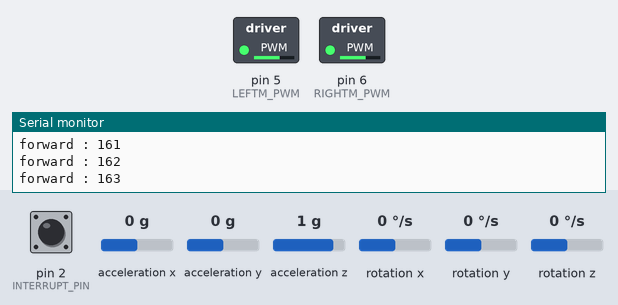
Recording of a sketch running on a simulated Arduino Uno, built with avr-gcc and run on an emulated ATmega328P. Parts: switched loads named in the sketch (green lamp = pin HIGH), the last lines printed to the serial monitor. Inputs (shaded band) come from the test bench; at power-on: acceleration y 0 g, pin 2 (INTERRUPT_PIN) LOW, acceleration x 0 g, acceleration z 1 g, rotation x 0 °/s, rotation y 0 °/s, rotation z 0 °/s. The sensor or clock chip raises its interrupt line as the real part does.

Above: at 11.7 s.
11.8 s: acceleration y set to 0.8 g
At 12.5 s:
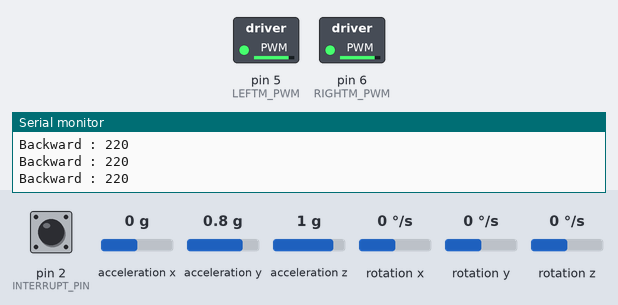
13.5 s: acceleration y set to 0 g
At 14.56 s:
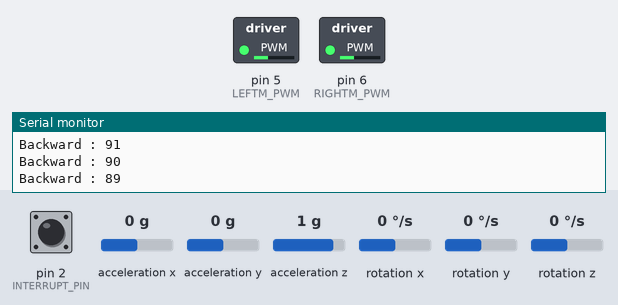
16.5 s: pin 2 (INTERRUPT_PIN) pulled HIGH for 0.15 s
Timing chart, 0 to 19.5 s (numbered marks = the images above; inputs shaded):
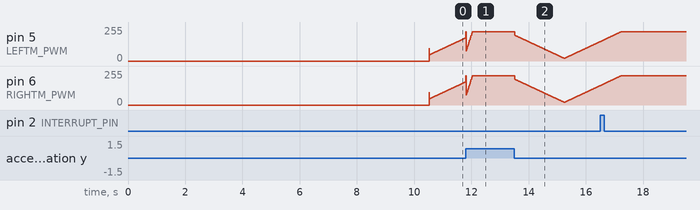

The sketch:

Firmware.ino
```cpp
#include "I2Cdev.h"
#include "MPU6050_6Axis_MotionApps20.h"

//-------------Motor controller pins--------------//
#define STBY A0
#define RIGHTM_DIRECT1 9
#define RIGHTM_DIRECT2 10
#define RIGHTM_PWM 6

#define LEFTM_DIRECT1 3
#define LEFTM_DIRECT2 4
#define LEFTM_PWM 5

#define MAX_SPEED 200

#if I2CDEV_IMPLEMENTATION == I2CDEV_ARDUINO_WIRE
    #include "Wire.h"
#endif

#define INTERRUPT_PIN 2  // interrupt pin for IMU

bool dmpReady = false;  // set true if DMP init was successful
uint8_t mpuIntStatus;   // holds actual interrupt status byte from MPU
uint8_t devStatus;      // return status after each device operation (0 = success, !0 = error)
uint16_t packetSize;    // expected DMP packet size (default is 42 bytes)
uint16_t fifoCount;     // count of all bytes currently in FIFO
uint8_t fifoBuffer[64]; // FIFO storage buffer

// orientation/motion vars
Quaternion q;           // [w, x, y, z]         quaternion container
VectorInt16 aa;         // [x, y, z]            accel sensor measurements
VectorInt16 aaReal;     // [x, y, z]            gravity-free accel sensor measurements
VectorInt16 aaWorld;    // [x, y, z]            world-frame accel sensor measurements
VectorFloat gravity;    // [x, y, z]            gravity vector
float euler[3];         // [psi, theta, phi]    Euler angle container
float ypr[3];           // [yaw, pitch, roll]   yaw/pitch/roll container and gravity vector from MPU6050
float ypr_angles[3];    // [yaw, pitch, roll]   pitch/roll 0-360 angles from MPU6050 and yaw from HMC5883L

// packet structure for InvenSense teapot demo
uint8_t teapotPacket[14] = { '$', 0x02, 0,0, 0,0, 0,0, 0,0, 0x00, 0x00, '\r', '\n' };
volatile bool mpuInterrupt = false;     // indicates whether MPU interrupt pin has gone high
void dmpDataReady() {
    mpuInterrupt = true;
}

//pid constants and limits
float pid_p_gain = 5.0;               //Gain setting for the pitch P-controller
float pid_i_gain = 0.2;               //Gain setting for the pitch I-controller
float pid_d_gain = 10.0;               //Gain setting for the pitch D-controller
int pid_max = 200;                    //Maximum output of the PID-controller (+/-)

//ypr errors
float pitch_correction, roll_correction;
float current_pitch_error, current_roll_error;
float previous_pitch_error, previous_roll_error;
float pid_i_error_pitch_total, pid_i_error_roll_total;

//
byte base_speed = 20, motor_speed;
float pitch_set_point, roll_set_point = 5;
bool start = false;

MPU6050 mpu;

void setup() {
  Serial.begin(115200);

  mpu6050_init();
  wait_for_stable_sensor_data();
}

void loop() {
  ypr_read();

  if(start == false && (ypr_angles[2]<1.0 && ypr_angles[2]>-1.0)){
    start = true;
  }

  if(start==true){
    pid_calculation();

    if(roll_correction > MAX_SPEED)  roll_correction = MAX_SPEED;
    if(roll_correction < -MAX_SPEED)  roll_correction = -MAX_SPEED;

    if(roll_correction >= 0){
      motor_speed = (byte)roll_correction + base_speed;
      left_forward(motor_speed);
      right_forward(motor_speed);
    }
    if(roll_correction < 0){
      motor_speed = (byte)roll_correction*(-1) + base_speed;
      left_backward(motor_speed);
      right_backward(motor_speed);
    }
  }
}


void wait_for_stable_sensor_data(){
  int start;
  for(start = 0; start < 1000; start++){
    ypr_read();
  }
  Serial.println("calib");
}

void pid_calculation(){
  //roll error calculation
  current_roll_error = roll_set_point - ypr_angles[2];
  pid_i_error_roll_total += current_roll_error * pid_i_gain;
  if(pid_i_error_roll_total > pid_max){
    pid_i_error_roll_total = pid_max;
  }else if(pid_i_error_roll_total < pid_max*(-1)){
    pid_i_error_roll_total = pid_max*(-1);
  }

  roll_correction = pid_i_error_roll_total + current_roll_error * pid_p_gain + pid_d_gain * (current_roll_error - previous_roll_error);
  if(roll_correction > pid_max){
    roll_correction = pid_max;
  }else if(roll_correction < pid_max*(-1)){
    roll_correction = pid_max*(-1);
  }

  previous_roll_error = current_roll_error;
}
```

MPU6050.ino
```cpp
void mpu6050_init(){
  // join I2C bus (I2Cdev library doesn't do this automatically)
    #if I2CDEV_IMPLEMENTATION == I2CDEV_ARDUINO_WIRE
        Wire.begin();
        Wire.setClock(400000); // 400kHz I2C clock. Comment this line if having compilation difficulties
    #elif I2CDEV_IMPLEMENTATION == I2CDEV_BUILTIN_FASTWIRE
        Fastwire::setup(400, true);
    #endif

    while (!Serial); // wait for Leonardo enumeration, others continue immediately

    // initialize device
    Serial.println(F("Initializing I2C devices..."));
    mpu.initialize();
    pinMode(INTERRUPT_PIN, INPUT);

    // verify connection
    Serial.println(F("Testing device connections..."));
    Serial.println(mpu.testConnection() ? F("MPU6050 connection successful") : F("MPU6050 connection failed"));

    // load and configure the DMP
    Serial.println(F("Initializing DMP..."));
    devStatus = mpu.dmpInitialize();

    //Your offsets:  -806  -931  1205  118 -41 -45
    //Data is printed as: acelX acelY acelZ giroX giroY giroZ

    // supply your own gyro offsets here, scaled for min sensitivity
    mpu.setXGyroOffset(57);
    mpu.setYGyroOffset(40);
    mpu.setZGyroOffset(22);
    mpu.setXAccelOffset(-685);
    mpu.setYAccelOffset(1618);
    mpu.setZAccelOffset(1414); // 1688 factory default for my test chip

    // make sure it worked (returns 0 if so)
    if (devStatus == 0) {
        // turn on the DMP, now that it's ready
        Serial.println(F("Enabling DMP..."));
        mpu.setDMPEnabled(true);

        // enable Arduino interrupt detection
        Serial.println(F("Enabling interrupt detection (Arduino external interrupt 0)..."));
        attachInterrupt(digitalPinToInterrupt(INTERRUPT_PIN), dmpDataReady, RISING);
        mpuIntStatus = mpu.getIntStatus();

        // set our DMP Ready flag so the main loop() function knows it's okay to use it
        Serial.println(F("DMP ready! Waiting for first interrupt..."));
        dmpReady = true;

        // get expected DMP packet size for later comparison
        packetSize = mpu.dmpGetFIFOPacketSize();
    } else {
        // ERROR!
        // 1 = initial memory load failed
        // 2 = DMP configuration updates failed
        // (if it's going to break, usually the code will be 1)
        Serial.print(F("DMP Initialization failed (code "));
        Serial.print(devStatus);
        Serial.println(F(")"));
    }
}


void ypr_read(){
   // if programming failed, don't try to do anything
    if (!dmpReady) return;

    // wait for MPU interrupt or extra packet(s) available
    while (!mpuInterrupt && fifoCount < packetSize) {
    }

    // reset interrupt flag and get INT_STATUS byte
    mpuInterrupt = false;
    mpuIntStatus = mpu.getIntStatus();

    // get current FIFO count
    fifoCount = mpu.getFIFOCount();

    // check for overflow (this should never happen unless our code is too inefficient)
    if ((mpuIntStatus & 0x10) || fifoCount == 1024) {
        // reset so we can continue cleanly
        mpu.resetFIFO();
        Serial.println(F("FIFO overflow!"));

    // otherwise, check for DMP data ready interrupt (this should happen frequently)
    } else if (mpuIntStatus & 0x02) {
        // wait for correct available data length, should be a VERY short wait
        while (fifoCount < packetSize) fifoCount = mpu.getFIFOCount();

        // read a packet from FIFO
        mpu.getFIFOBytes(fifoBuffer, packetSize);

        // track FIFO count here in case there is > 1 packet available
        // (this lets us immediately read more without waiting for an interrupt)
        fifoCount -= packetSize;

        // display Euler angles in degrees
        mpu.dmpGetQuaternion(&q, fifoBuffer);
        mpu.dmpGetGravity(&gravity, &q);
        mpu.dmpGetYawPitchRoll(ypr, &q, &gravity);

        //set pitch and roll angles
        ypr_angles[1] = ypr[1]* 180/M_PI*(-1);
        ypr_angles[2] = ypr[2]* 180/M_PI;
    }
}
```

Moter_Controlling.ino
```cpp
void left_forward(byte m_speed){
  digitalWrite(STBY, HIGH);

  digitalWrite(LEFTM_DIRECT1, HIGH);
  digitalWrite(LEFTM_DIRECT2, LOW);
  analogWrite(LEFTM_PWM, m_speed);
  Serial.print("forward : ");
  Serial.println(m_speed);
}

void right_forward(byte m_speed){
  digitalWrite(STBY, HIGH);

  digitalWrite(RIGHTM_DIRECT1, HIGH);
  digitalWrite(RIGHTM_DIRECT2, LOW);
  analogWrite(RIGHTM_PWM, m_speed);
}


void left_backward(byte m_speed){
  digitalWrite(STBY, HIGH);

  digitalWrite(LEFTM_DIRECT1, LOW);
  digitalWrite(LEFTM_DIRECT2, HIGH);
  analogWrite(LEFTM_PWM, m_speed);
  Serial.print("Backward : ");
  Serial.println(m_speed);
}

void right_backward(byte m_speed){
  digitalWrite(STBY, HIGH);

  digitalWrite(RIGHTM_DIRECT1, LOW);
  digitalWrite(RIGHTM_DIRECT2, HIGH);
  analogWrite(RIGHTM_PWM, m_speed);
}
```
